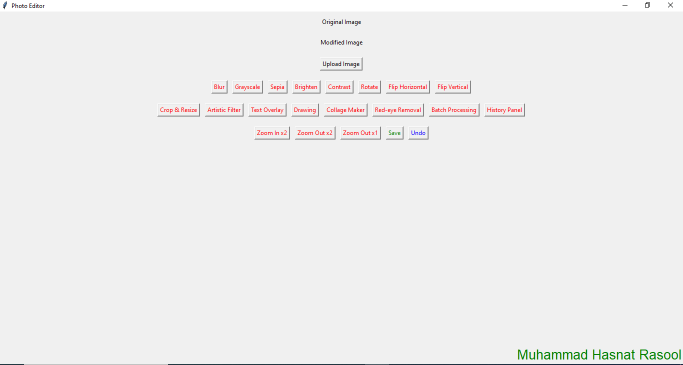
#> input picture Photo editor Picture.png, 1366 x 729 px (shown at 1/2 size)
$ python -i Source-Code.py   (imports and definitions only)   (older library calls are emulated)
#> lines starting #> are read from the running program, lines starting #| are printed output that depends on the picture
####################Code-Written-by "Muhammad Hasnat Rasool"####################

# a Simple Basic Photo Editor implementation

    # Photo editor made using python,tkinter and Pillow

########## Import necessary libraries(modules)###############################################
import tkinter as tk
from tkinter import filedialog, messagebox, simpledialog, StringVar
from PIL import (
    Image,
    ImageEnhance,
    ImageFilter,
    ImageOps,
    ImageDraw,
    ImageTk,
    ImageFont,
)
from customtkinter import (
    CTk,
    CTkButton,
    CTkLabel,
    set_appearance_mode,
    set_default_color_theme,
    CTkFrame,
    CTkEntry,
    CTkRadioButton,
    CTkToplevel,
)

# import time
# from threading import Thread

###################Theme+Apperance-mode##################################################

# [2 lines not run here, left out]


# List to store the history of recent operations
recent_operations = []

zoom_factor = 3
threshold = 128


# Function to open the file dialog and return the selected file path
# [220 lines left out: functions open_file_dialog, apply_blur, apply_sharpen, crop_and_resize, apply_artistic_filter, add_text_overlay and 10 more, not called in this run]

# Function to display the history panel
def display_history_panel():
    history_text = "\n".join(recent_operations)
    messagebox.showinfo("Recent Operations", history_text)


# Function to apply grayscale effect to the image
# [63 lines left out: functions apply_grayscale, apply_sepia, adjust_brightness, adjust_contrast, apply_custom_filter, smart_enhance, not called in this run]


def apply_cool_effect(image_path):
    # Load the image
#> called with image_path = 'Photo editor Picture.png'
    img = Image.open(image_path)
#> img is the input picture: PIL image 1366x729 RGBA; mean R, G, B, A 239.1, 238.7, 238.5, 255

    # Enhance the image's color saturation
    enhancer = ImageEnhance.Color(img)
    img = enhancer.enhance(2.0)  # Increase saturation

    # Enhance the contrast
    enhancer = ImageEnhance.Contrast(img)
    img = enhancer.enhance(1.5)  # Slightly increase contrast

    # Apply a blur filter for a dreamy effect
    img = img.filter(ImageFilter.GaussianBlur(radius=2))

    # Create a blue overlay to give a cool tone
    blue_overlay = Image.new("RGB", img.size, "#0036FF")
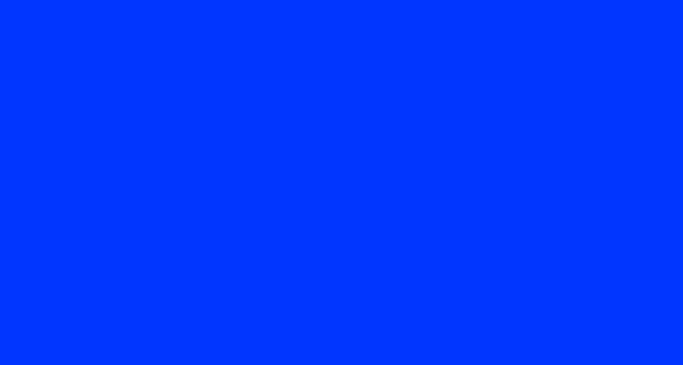
#> blue_overlay: PIL image 1366x729 RGB (shown at 1/2 size); mean R, G, B 0, 54, 255
#> (the run stopped early here; a loop or call above may not have finished)
